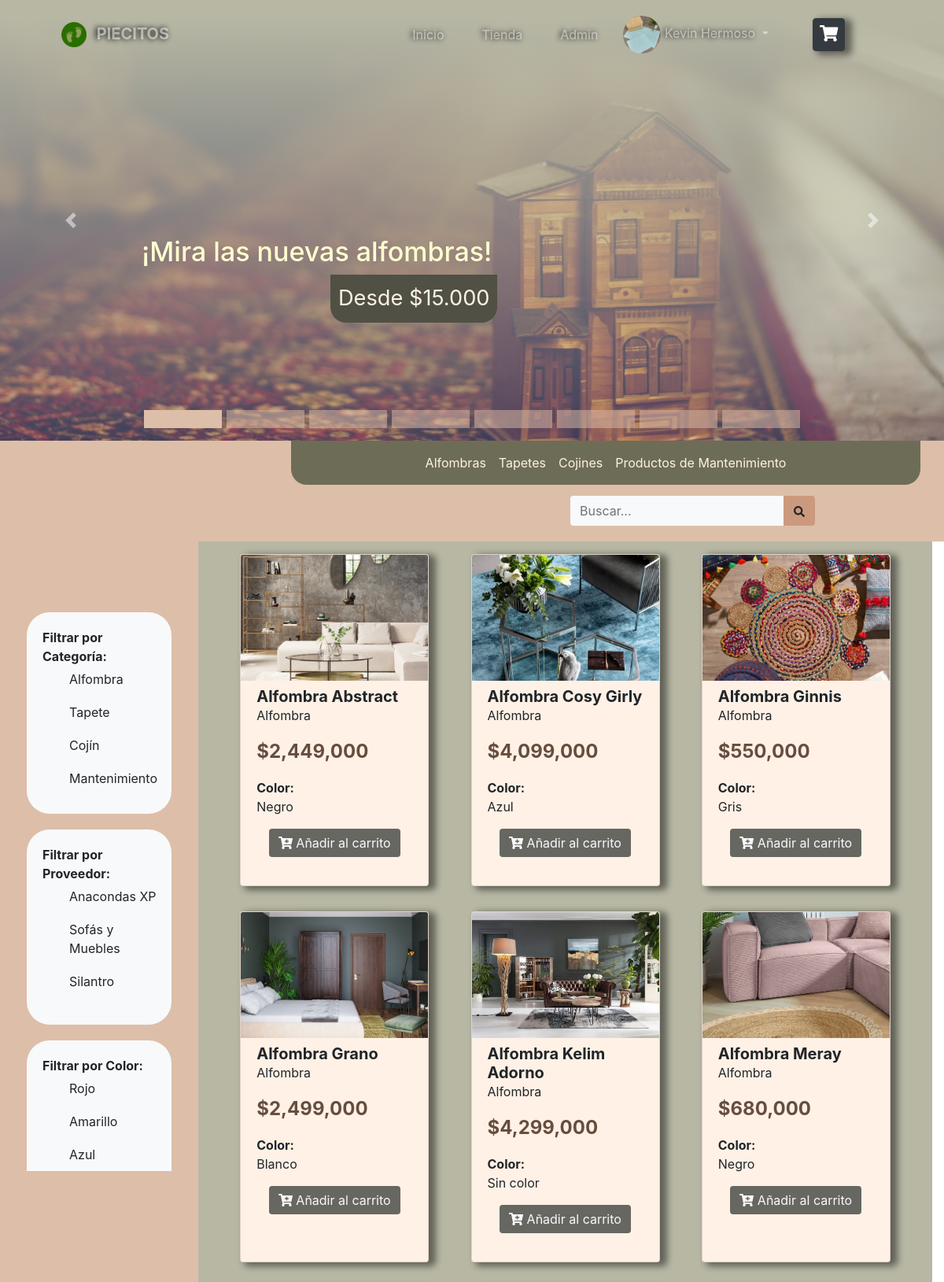
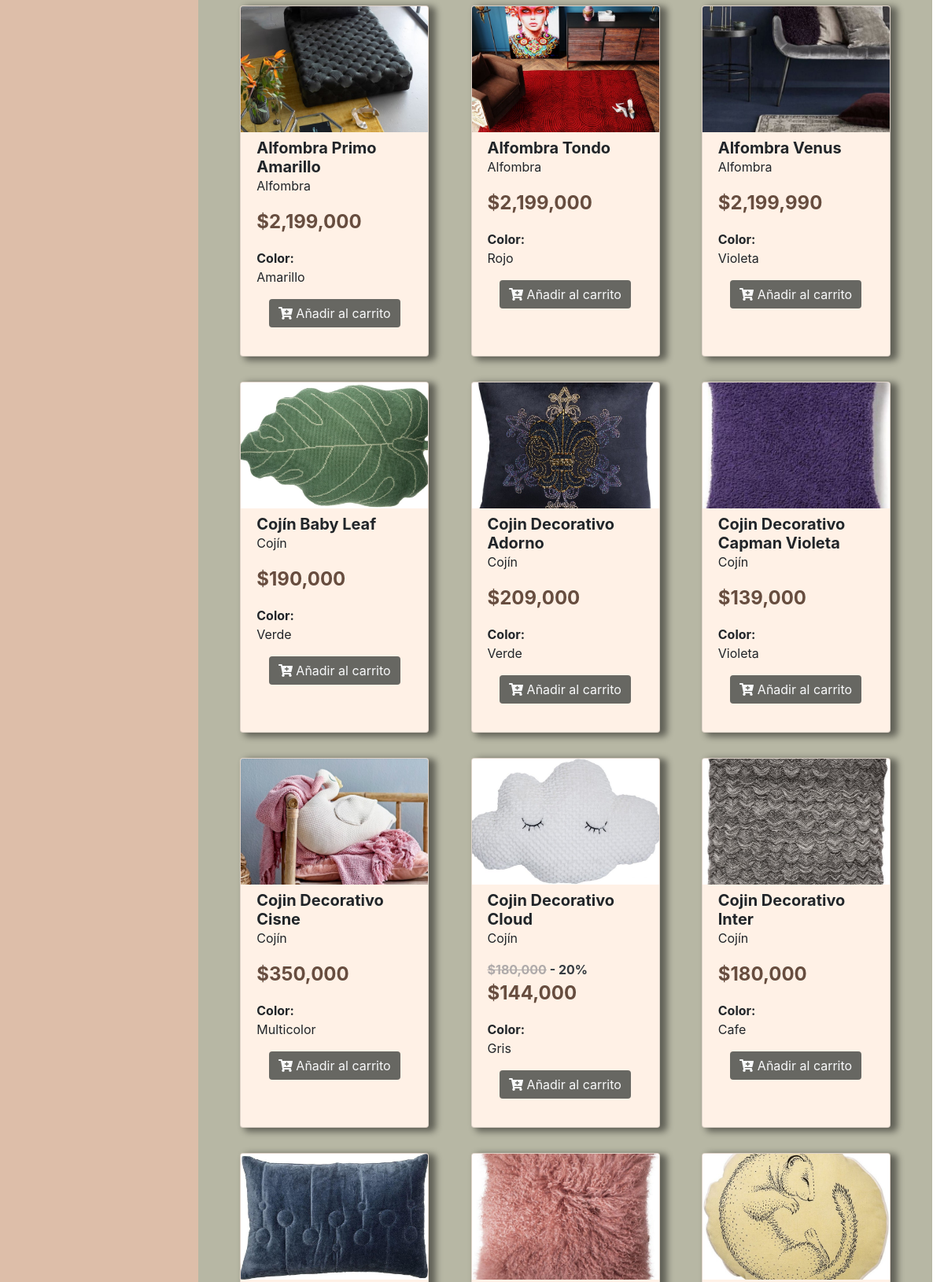
Screenshot of /index.php?modulo=Tienda&controlador=Tienda&funcion=catalogo (signed in, upper part) with the database file from the repository (2 pictures, top to bottom).
### tables this page shows
CREATE TABLE `categoria_pro` (
  `Cat_Id` int(11) NOT NULL,
  `Cat_Nombre` varchar(20) DEFAULT NULL
);

CREATE TABLE `proveedor` (
  `Prov_Id` int(11) NOT NULL,
  `prov_nombre` varchar(50) DEFAULT NULL,
  `prov_razon_social` varchar(50) DEFAULT NULL,
  `prov_direccion` varchar(50) DEFAULT NULL,
  `prov_correo` varchar(50) DEFAULT NULL,
  `Prov_Telefono` int(11) DEFAULT NULL,
  `prov_fecha_registro` varchar(30) DEFAULT NULL,
  `Usu_Id` int(11) DEFAULT NULL
);

CREATE TABLE `color` (
  `Col_Id` int(11) NOT NULL,
  `Col_Nombre` varchar(30) DEFAULT NULL
);

CREATE TABLE `producto` (
  `Pro_Id` int(11) NOT NULL,
  `pro_nombre` varchar(50) DEFAULT NULL,
  `Pro_Cantidad` int(11) DEFAULT NULL,
  `Pro_Precio` int(11) DEFAULT NULL,
  `Pro_Costo` int(11) DEFAULT NULL,
  `Pro_Descripcion` varchar(500) DEFAULT NULL,
  `Pro_Imagen` varchar(200) DEFAULT NULL,
  `Pro_Descuento` int(11) DEFAULT NULL,
  `Pro_Fecha_Registro` varchar(30) DEFAULT NULL,
  `Prov_Id` int(11) DEFAULT NULL,
  `Usu_Id` int(11) DEFAULT NULL,
  `Col_Id` int(11) DEFAULT NULL,
  `Cat_Id` int(11) DEFAULT NULL
);

### controller/Tienda/TiendaController.php (called while the page is built, shortened)
<?php
    class TiendaController {
        public function catalogo() {
            $obj = new TiendaModel();
            $sql = "SELECT Pro.Pro_Id,Pro.Pro_Nombre,Pro.Pro_Cantidad,Pro.Pro_Precio,Pro.Pro_Imagen,Pro.Pro_Descuento,Pro.Col_Id,Pro.Cat_Id,Col.Col_Id,Col.Col_Nombre,Cat.Cat_Id,Cat.Cat_Nombre FROM Producto Pro, Color Col, Categoria_Pro Cat WHERE Pro.Col_Id = Col.Col_Id AND Pro.Cat_Id = Cat.Cat_Id AND Pro.Pro_Cantidad > 0 ORDER BY Cat.Cat_Nombre, Pro.Pro_Nombre";
            $productos = $obj->consult($sql);
            $sql = "SELECT Cat_Id, Cat_Nombre FROM Categoria_Pro";
            $categorias = $obj->consult($sql);
            $sql = "SELECT Prov_Id, Prov_Nombre, Prov_Razon_Social FROM Proveedor";
            $proveedores = $obj->consult($sql);
            $sql = "SELECT Col_Id,Col_Nombre FROM Color";
            $colores = $obj->consult($sql);
            include_once '../view/Tienda/catalogo.php';
        }
    }
?>

### lib/conf/conf.php (called while the page is built)
<?php
    $server = "localhost";
    $user = "root";
    $dataBase = "piecitos";
    $password = "test2";
    $port = "3306";
?>

### lib/conf/connection.php (called while the page is built, shortened)
<?php
    class Connection{
        private $server;
        private $user;
        private $password;
        private $dataBase;
        private $link;
        private function setConnect() {
            require_once 'conf.php';
            $this->server = $server;
            $this->user = $user;
            $this->password = $password;
            $this->dataBase = $dataBase;
        }
        private function connect() {
            $this->link = mysqli_connect($this->server,$this->user,$this->password,$this->dataBase);
        }
        public function getConnect() {
            return $this->link;
        }
    }
?>

### model/MasterModel.php (called while the page is built, shortened)
<?php
    include_once '../lib/conf/connection.php';
    class MasterModel extends Connection {
        public function consult($sql) {
            $result = mysqli_query($this->getConnect(),$sql);
            return $result;
        }
    }
?>

### view/Tienda/catalogo.php (the view, shortened to what this page needs)
<div id="carousel_Categorias" class="carousel slide" data-ride="carousel">
    <ol class="carousel-indicators">
        <li data-target="#carousel_Categorias" style="background:#DDBEA9;width:30%" data-slide-to="0" class="active"></li>
        <li data-target="#carousel_Categorias" style="background:#DDBEA9;width:30%" data-slide-to="1"></li>
        <li data-target="#carousel_Categorias" style="background:#DDBEA9;width:30%" data-slide-to="2"></li>
        <li data-target="#carousel_Categorias" style="background:#DDBEA9;width:30%" data-slide-to="3"></li>
        <li data-target="#carousel_Categorias" style="background:#DDBEA9;width:30%" data-slide-to="4"></li>
        <li data-target="#carousel_Categorias" style="background:#DDBEA9;width:30%" data-slide-to="5"></li>
        <li data-target="#carousel_Categorias" style="background:#DDBEA9;width:30%" data-slide-to="6"></li>
        <li data-target="#carousel_Categorias" style="background:#DDBEA9;width:30%" data-slide-to="7"></li>
    </ol>
    <div class="carousel-inner">
        <div class="carousel-item active">
            <div class="w-100 d-block size-productos" style="background: url(images/Productos/imagenes/1_alfombra1.jpg) center/cover;height:70vh !important;">
                <div class="w-100 h-100 carousel-Categorias">
                    <div class="carousel-caption d-none d-md-block">
                        <h5>¡Mira las nuevas alfombras!</h5>
                        <p>Desde $15.000</p>
                    </div>
                </div>
            </div>
        </div>
    </div>
    <a class="carousel-control-prev" href="#carousel_Categorias" role="button" data-slide="prev">
        <span class="carousel-control-prev-icon" aria-hidden="true"></span>
    </a>
    <a class="carousel-control-next" href="#carousel_Categorias" role="button" data-slide="next">
        <span class="carousel-control-next-icon" aria-hidden="true"></span>
    </a>
</div>
<div class="col-md-8 mx-auto px-2 sticky-top" style="margin-left: 370px !important;border-radius:0px 0px 20px 20px;background: #6d6d57 !important;top: 61px;">
    <nav class="navbar navbar-expand-lg row">
        <ul class="navbar-nav text-light mx-auto" id="cont_porCategoria" data-url="<?php echo getUrl("Tienda","Tienda","porCategoria",false,"ajax") ?>" data-url-barra="<?php echo getUrl("Tienda","Tienda","porCategoriaBarra",false,"ajax") ?>">
            <li id="1" class="nav-item nav-link navbar-horizontal-tienda porCategoria">Alfombras</li>
            <li id="2" class="nav-item nav-link navbar-horizontal-tienda porCategoria">Tapetes</li>
            <li id="3" class="nav-item nav-link navbar-horizontal-tienda porCategoria">Cojines</li>
            <li id="4" class="nav-item nav-link navbar-horizontal-tienda porCategoria">Productos de Mantenimiento</li>
        </ul>
    </nav>
</div>
<div class="row" style="background:#DDBEA9;padding: 70px 20px 20px; position: relative; top: -56px; margin: 0;">
    <form class="d-sm-inline-block form-inline ml-auto navbar-search" style="margin-right: 9rem;">
        <div class="input-group">
            <input type="text" class="form-control bg-light border-0 small" name="buscar" id="filtroTienda" data-url="<?php echo getUrl("Tienda","Tienda","filtroCatalogo", false, "ajax");?>" placeholder="Buscar..." aria-label="Search" aria-describedby="basic-addon2">
            <div class="input-group-append">
                <div class="btn" style="background:#CB997E; cursor:auto;">
                    <i class="fas fa-search fa-sm"></i>
                </div>
            </div>
        </div>
    </form>
</div>
<div class="row col-md-12 m-0 p-0" style="margin-top:-56px !important">
        <div class="d-inline-block " style="width:21vw; background:#DDBEA9">
            <div class="sticky-top" style="height:100vh; overflow-y: scroll; padding-top:90px;">
                <div class="bg-light  " style="border-radius: 29px; padding: 20px; margin: 0px 34px 20px;" id="Cat" data-filtro="">
                    <span class="font-weight-bold">Filtrar por Categoría:</span>
                    <div class="ml-3">
                        <?php
                            while ($cat = mysqli_fetch_assoc($categorias)) {
                        ?>
                            <div class="input-group-prepend">
                                <div class="px-2">
                                    <label id="<?php echo 'Cat'.$cat['Cat_Id']; ?>" class="valorCat porFiltro"><?php echo $cat['Cat_Nombre']; ?></label>
                                </div>
                            </div>
                        <?php
                            }
                        ?>
                    </div>
                </div>
                <div class="bg-light " style="border-radius: 29px; padding: 20px; margin: 0px 34px 20px;"  id="Prv" data-filtro="">
                    <span class="font-weight-bold">Filtrar por Proveedor:</span>
                    <div class="ml-3" id="scroll">
                        <?php
                            while ($prov = mysqli_fetch_assoc($proveedores)) {
                        ?>
                            <div class="input-group-prepend">
                                <div class="px-2">
                                    <label id="<?php echo 'Prv'.$prov['Prov_Id']; ?>" class="valorPrv porFiltro"><?php echo $prov['Prov_Nombre']; ?></label>
                                </div>
                            </div>
                        <?php
                            }
                        ?>
                    </div>
                </div>
                <div class="bg-light" style="border-radius: 29px; padding: 20px; margin: 0px 34px 20px;"  id="Col" data-filtro="">
                        <span class="font-weight-bold">Filtrar por Color:</span>
                    <div class="ml-3" id="scroll">
                        <?php
                            while ($col = mysqli_fetch_assoc($colores)) {
                        ?>
                            <div class="input-group-prepend">
                                <div class="px-2">
                                    <label id="<?php echo 'Col'.$col['Col_Id']; ?>" class="valorCol porFiltro"><?php echo $col['Col_Nombre']; ?></label>
                                </div>
                            </div>
                        <?php
                            }
                        ?>
                    </div>
                </div>
            </div>
   </div>
    <div class="d-inline-block" style="background:#b7b7a4; width: 78.655% !important; max-width: 77.75vw !important; min-width: 50vw !important;">
        <div class="d-flex flex-wrap" style="justify-content: space-evenly;" id="catalogoProductos">
            <?php
            if (mysqli_fetch_row($productos) > 0) {
                foreach ($productos as $pro) {
            ?>
                <div class="card box-shadow my-3" style="width: 20%;background:#FFF1E6;min-width: 240px;">
                    <div class="position-relative">
                        <img class="card-img-top size-productos" style="height: 10rem; object-position: center;" src="<?php echo $pro['Pro_Imagen']; ?>" alt="Imagen de <?php echo $pro['Pro_Nombre']; ?>">
                    </div>
                    <div class="card-body pt-2">
                        <h5 class="card-title text-left font-weight-bold mb-0">
                            <?php
                                if (strlen($pro['Pro_Nombre']) < 40) {
                                    echo $pro['Pro_Nombre'];
                                } else {
                                    echo substr($pro['Pro_Nombre'],0,35)."...";
                                }
                            ?>
                        </h5>
                        <p>
                            <?php echo $pro['Cat_Nombre']; ?>
                        </p>
                        <?php  if ($pro['Pro_Descuento'] != 0) {  ?>
                            <p  class='text-dark font-weight-bold' style="margin-bottom: 0;">
                                <?php
                                    echo "<span style='color: #afaaaa; text-decoration: line-through;'>$".number_format($pro['Pro_Precio'])."</span> - ".$pro['Pro_Descuento']."%";
                                ?>
                            </p>
                        <?php } ?>
                        <p style="color:#674d3f;font-weight:bold;font-size:1.5rem">
                            <?php
                                if ($pro['Pro_Descuento'] != 0) {
                                    echo "$".number_format($pro['Pro_Precio'] - (($pro['Pro_Precio'] * $pro['Pro_Descuento']) / 100));
                                } else {
                                    echo "$".number_format($pro['Pro_Precio']);
                                }
                            ?>
                        </p>
                        <span class="font-weight-bold w-60">Color:</span> <p class="w-100"><?php echo $pro['Col_Nombre'] ?></p>
                        <div class="row col-md-12 m-0">
                            <button class="btn mb-3 mx-auto text-light detallesCarrito" data-url="<?php echo getUrl("Carrito", "Carrito","verDetalles",false, "ajax"); ?>" id="<?php echo $pro['Pro_Id']; ?>" style="background: #676762; border: 0;">
                                <i class="fas fa-cart-plus text-light"></i>
                                Añadir al carrito
                            </button>
                        </div>
                    </div>
                </div>
            <?php
                }
            } else {
                echo "<span class='pb-5'>No hay productos que mostrar.</span>";
            }
            ?>
        </div>
    </div>
</div>

### web/css/style-personal.css (style rules this page uses)
.box-shadow { box-shadow: 7px 3px 9px 2px rgba(0, 0, 0, 0.47); -webkit-box-shadow: 7px 3px 9px 2px rgba(0, 0, 0, 0.47); -moz-box-shadow: 7px 3px 9px 2px rgba(0, 0, 0, 0.47); }
.size-productos { object-fit: cover; object-position: center bottom; width: 100%; height: 250px; }
.carousel-Categorias { background: linear-gradient(0deg, #B7B7A442 0%, #B7B7A4 96%); }
.carousel-Categorias div { text-align: left; position: absolute; top: 50%; }
.carousel-Categorias h5 { font-size: 34px!important; color: #ffffcf; }
.carousel-Categorias p { margin-left: 15rem; font-size: 1.7rem !important; color: #FFF1E6; background: #505044; border-radius: 0px 0px 20px 20px; display: inline-block; padding: 10px; }
.navbar-horizontal-tienda { color: #FFF1E6 !important; cursor: pointer; }
.porFiltro { cursor: pointer; padding: 5px 10px; }
#scroll { max-height: 160px; width: 160px; overflow-y: auto; overflow-x: hidden; }

### rows the page displays
categoria_pro: Cat_Nombre "Alfombra"
categoria_pro: Cat_Nombre "Tapete"
categoria_pro: Cat_Nombre "Cojín"
categoria_pro: Cat_Nombre "Mantenimiento"
proveedor: prov_nombre "Anacondas XP"
proveedor: prov_nombre "Sofás y Muebles"
proveedor: prov_nombre "Silantro"
color: Col_Nombre "Rojo"
color: Col_Nombre "Amarillo"
color: Col_Nombre "Azul"
producto: Pro_Imagen+pro_nombre (picture), pro_nombre "Alfombra Abstract", Cat_Id.Cat_Nombre "Alfombra", Pro_Precio "2,449,000", Col_Id.Col_Nombre "Negro"
producto: Pro_Imagen+pro_nombre (picture), pro_nombre "Alfombra Cosy Girly", Cat_Id.Cat_Nombre "Alfombra", Pro_Precio "4,099,000", Col_Id.Col_Nombre "Azul"
producto: Pro_Imagen+pro_nombre (picture), pro_nombre "Alfombra Ginnis", Cat_Id.Cat_Nombre "Alfombra", Pro_Precio "550,000", Col_Id.Col_Nombre "Gris"
producto: Pro_Imagen+pro_nombre (picture), pro_nombre "Alfombra Grano", Cat_Id.Cat_Nombre "Alfombra", Pro_Precio "2,499,000", Col_Id.Col_Nombre "Blanco"
producto: Pro_Imagen+pro_nombre (picture), pro_nombre "Alfombra Kelim Adorno", Cat_Id.Cat_Nombre "Alfombra", Pro_Precio "4,299,000", Col_Id.Col_Nombre "Sin color"
producto: Pro_Imagen+pro_nombre (picture), pro_nombre "Alfombra Meray", Cat_Id.Cat_Nombre "Alfombra", Pro_Precio "680,000", Col_Id.Col_Nombre "Negro"
producto: Pro_Imagen+pro_nombre (picture), pro_nombre "Alfombra Primo Amarillo", Cat_Id.Cat_Nombre "Alfombra", Pro_Precio "2,199,000", Col_Id.Col_Nombre "Amarillo"
producto: Pro_Imagen+pro_nombre (picture), pro_nombre "Alfombra Tondo", Cat_Id.Cat_Nombre "Alfombra", Pro_Precio "2,199,000", Col_Id.Col_Nombre "Rojo"
producto: Pro_Imagen+pro_nombre (picture), pro_nombre "Alfombra Venus", Cat_Id.Cat_Nombre "Alfombra", Pro_Precio "2,199,990", Col_Id.Col_Nombre "Violeta"
producto: Pro_Imagen+pro_nombre (picture), pro_nombre "Cojín Baby Leaf", Cat_Id.Cat_Nombre "Cojín", Pro_Precio "190,000", Col_Id.Col_Nombre "Verde"
producto: Pro_Imagen+pro_nombre (picture), pro_nombre "Cojin Decorativo Adorno", Cat_Id.Cat_Nombre "Cojín", Pro_Precio "209,000", Col_Id.Col_Nombre "Verde"
producto: Pro_Imagen+pro_nombre (picture), pro_nombre "Cojin Decorativo Capman Violeta", Cat_Id.Cat_Nombre "Cojín", Pro_Precio "139,000", Col_Id.Col_Nombre "Violeta"
producto: Pro_Imagen+pro_nombre (picture), pro_nombre "Cojin Decorativo Cisne", Cat_Id.Cat_Nombre "Cojín", Pro_Precio "350,000", Col_Id.Col_Nombre "Multicolor"
producto: Pro_Imagen+pro_nombre (picture), pro_nombre "Cojin Decorativo Cloud", Cat_Id.Cat_Nombre "Cojín", Pro_Precio "180,000", Pro_Descuento "20", $pro['Pro_Precio'] - (($pro['Pro_Precio'] * $pro['Pro_Descuento']) / 100) "144,000", Col_Id.Col_Nombre "Gris"
producto: Pro_Imagen+pro_nombre (picture), pro_nombre "Cojin Decorativo Inter", Cat_Id.Cat_Nombre "Cojín", Pro_Precio "180,000", Col_Id.Col_Nombre "Cafe"
producto: Pro_Imagen+pro_nombre (picture)
producto: Pro_Imagen+pro_nombre (picture)
producto: Pro_Imagen+pro_nombre (picture)

### other values shown
$_SESSION['nombre'] "Kevin Hermoso"
